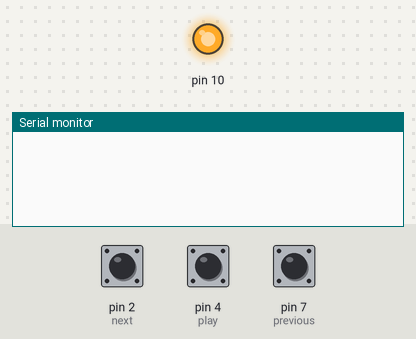
This sketch was run on a simulated Arduino Uno, built with avr-gcc and run on an emulated ATmega328P. Parts: output pins drawn as LEDs (lit = HIGH), the last lines printed to the serial monitor. The test bench sets the inputs (shaded band); at power-on: pin 2 (next) HIGH, pin 4 (play) HIGH, pin 7 (previous) HIGH.

Above: at 1.2 s.
1.3 s: pin 2 (next) pulled LOW for 0.15 s
At 1.9 s:
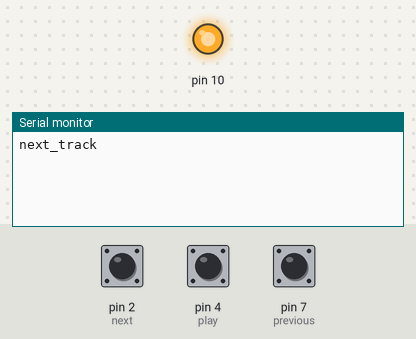
2.9 s: pin 4 (play) pulled LOW for 0.15 s
At 4.1 s:
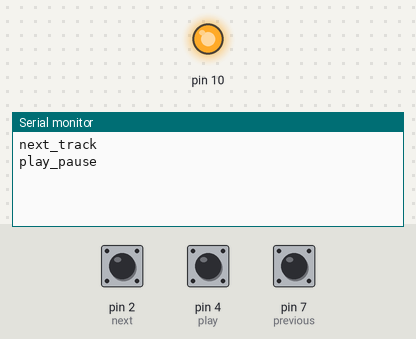
4.5 s: pin 7 (previous) pulled LOW for 0.15 s
At 5.5 s:
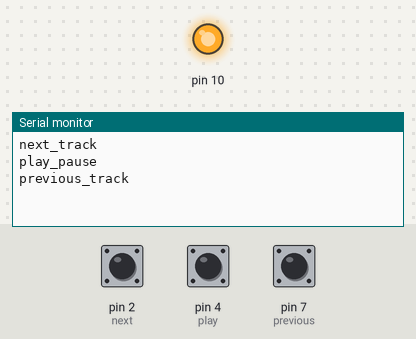

The sketch:

spotify_controller.ino
```cpp
#include <SPI.h>

const int play = 4;
const int next = 2;
const int previous = 7;

void setup() {
  Serial.begin(9600);
  SPI.begin();
  pinMode(play, INPUT_PULLUP);
  pinMode(next, INPUT_PULLUP);
  pinMode(previous, INPUT_PULLUP);
}

void loop() {

  if (digitalRead(play) == LOW) {
    Serial.println("play_pause");
    delay(500);
    while (digitalRead(play) == LOW);
  }

  if (digitalRead(next) == LOW) {
    Serial.println("next_track");
    delay(500);
    while (digitalRead(next) == LOW);
  }

  if (digitalRead(previous) == LOW) {
    Serial.println("previous_track");
    delay(500);
    while (digitalRead(previous) == LOW);
  }
}
```

Measured:
- after the input at 1.3 s, the serial monitor: prints a new line at once (image 1)
- after the input at 2.9 s, the serial monitor: prints a new line at once (image 2)
- after the input at 4.5 s, the serial monitor: prints a new line at once (image 3)
